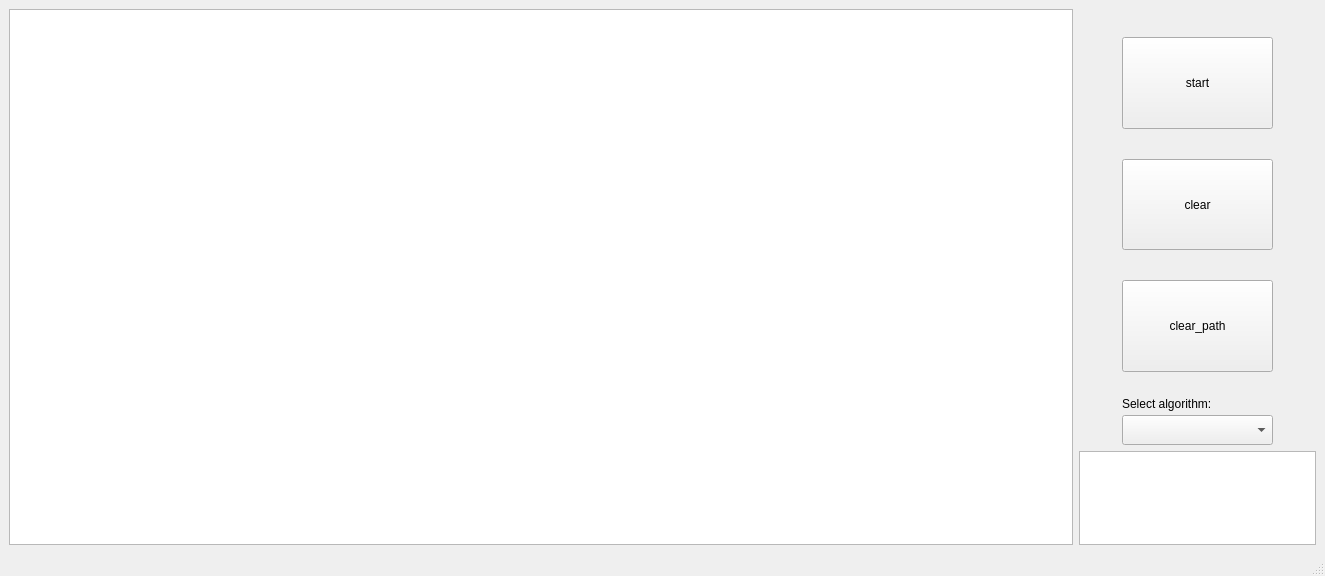
<?xml version="1.0" encoding="UTF-8"?>
<ui version="4.0">
 <class>MainWindow</class>
 <widget class="QMainWindow" name="MainWindow">
  <property name="geometry">
   <rect>
    <x>0</x>
    <y>0</y>
    <width>1325</width>
    <height>576</height>
   </rect>
  </property>
  <property name="windowTitle">
   <string>MainWindow</string>
  </property>
  <widget class="QWidget" name="centralwidget">
   <layout class="QHBoxLayout" name="horizontalLayout_2" stretch="9,2">
    <item>
     <widget class="QGraphicsView" name="graphicsView"/>
    </item>
    <item>
     <layout class="QVBoxLayout" name="verticalLayout_2" stretch="60,13">
      <item>
       <layout class="QHBoxLayout" name="horizontalLayout" stretch="2,7,2">
        <item>
         <spacer name="horizontalSpacer">
          <property name="orientation">
           <enum>Qt::Horizontal</enum>
          </property>
          <property name="sizeHint" stdset="0">
           <size>
            <width>78</width>
            <height>20</height>
           </size>
          </property>
         </spacer>
        </item>
        <item>
         <layout class="QVBoxLayout" name="verticalLayout" stretch="4,0,4,0,4,0,1,1">
          <property name="spacing">
           <number>0</number>
          </property>
          <property name="leftMargin">
           <number>0</number>
          </property>
          <property name="topMargin">
           <number>28</number>
          </property>
          <property name="bottomMargin">
           <number>0</number>
          </property>
          <item>
           <widget class="QPushButton" name="start_button">
            <property name="sizePolicy">
             <sizepolicy hsizetype="Minimum" vsizetype="Minimum">
              <horstretch>0</horstretch>
              <verstretch>0</verstretch>
             </sizepolicy>
            </property>
            <property name="minimumSize">
             <size>
              <width>100</width>
              <height>30</height>
             </size>
            </property>
            <property name="text">
             <string>start</string>
            </property>
           </widget>
          </item>
          <item>
           <spacer name="verticalSpacer_3">
            <property name="orientation">
             <enum>Qt::Vertical</enum>
            </property>
            <property name="sizeHint" stdset="0">
             <size>
              <width>20</width>
              <height>30</height>
             </size>
            </property>
           </spacer>
          </item>
          <item>
           <widget class="QPushButton" name="clear_button">
            <property name="sizePolicy">
             <sizepolicy hsizetype="Minimum" vsizetype="Minimum">
              <horstretch>0</horstretch>
              <verstretch>0</verstretch>
             </sizepolicy>
            </property>
            <property name="minimumSize">
             <size>
              <width>100</width>
              <height>30</height>
             </size>
            </property>
            <property name="text">
             <string>clear</string>
            </property>
           </widget>
          </item>
          <item>
           <spacer name="verticalSpacer_2">
            <property name="orientation">
             <enum>Qt::Vertical</enum>
            </property>
            <property name="sizeHint" stdset="0">
             <size>
              <width>20</width>
              <height>30</height>
             </size>
            </property>
           </spacer>
          </item>
          <item>
           <widget class="QPushButton" name="clear_path_button">
            <property name="sizePolicy">
             <sizepolicy hsizetype="Minimum" vsizetype="Minimum">
              <horstretch>0</horstretch>
              <verstretch>0</verstretch>
             </sizepolicy>
            </property>
            <property name="minimumSize">
             <size>
              <width>100</width>
              <height>30</height>
             </size>
            </property>
            <property name="text">
             <string>clear_path</string>
            </property>
           </widget>
          </item>
          <item>
           <spacer name="verticalSpacer">
            <property name="orientation">
             <enum>Qt::Vertical</enum>
            </property>
            <property name="sizeHint" stdset="0">
             <size>
              <width>20</width>
              <height>20</height>
             </size>
            </property>
           </spacer>
          </item>
          <item>
           <widget class="QLabel" name="ChoiseeLabel">
            <property name="text">
             <string>Select algorithm:</string>
            </property>
           </widget>
          </item>
          <item>
           <widget class="QComboBox" name="comboBox">
            <property name="sizePolicy">
             <sizepolicy hsizetype="Minimum" vsizetype="Minimum">
              <horstretch>0</horstretch>
              <verstretch>0</verstretch>
             </sizepolicy>
            </property>
            <property name="minimumSize">
             <size>
              <width>100</width>
              <height>30</height>
             </size>
            </property>
            <property name="styleSheet">
             <string notr="true">QComboBox{
    text-align: center;
}</string>
            </property>
            <property name="placeholderText">
             <string/>
            </property>
           </widget>
          </item>
         </layout>
        </item>
        <item>
         <spacer name="horizontalSpacer_2">
          <property name="orientation">
           <enum>Qt::Horizontal</enum>
          </property>
          <property name="sizeHint" stdset="0">
           <size>
            <width>78</width>
            <height>20</height>
           </size>
          </property>
         </spacer>
        </item>
       </layout>
      </item>
      <item>
       <widget class="QTextBrowser" name="textBrowser"/>
      </item>
     </layout>
    </item>
   </layout>
  </widget>
  <widget class="QMenuBar" name="menubar">
   <property name="geometry">
    <rect>
     <x>0</x>
     <y>0</y>
     <width>1325</width>
     <height>21</height>
    </rect>
   </property>
  </widget>
  <widget class="QStatusBar" name="statusbar"/>
 </widget>
 <resources/>
 <connections/>
</ui>
